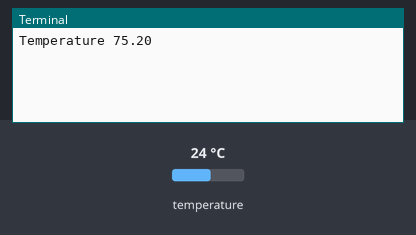
This program was run on a simulated Raspberry Pi (BCM pin numbers). Shown: the last lines printed to the terminal. The test bench sets the inputs (shaded band); at power-on: temperature 24 °C.

Above: at 1.2 s.
1.3 s: temperature set to 12 °C
At 3.4 s:
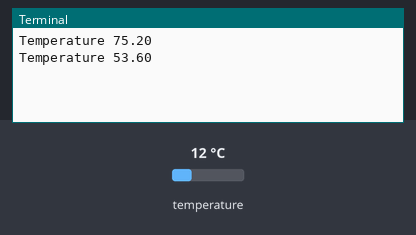
3.8 s: temperature set to 19 °C
At 5.3 s:
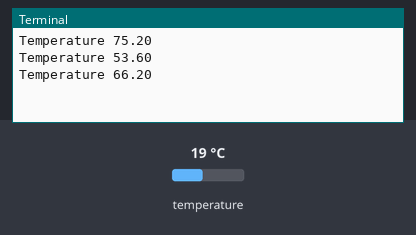
Timing chart, 0 to 6.8 s (numbered marks = the images above; inputs shaded):
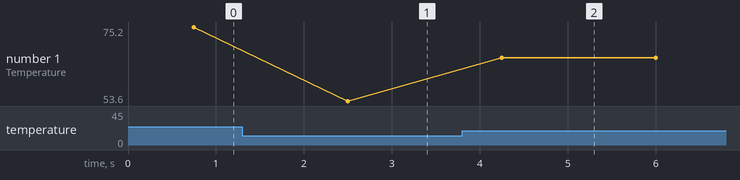

Measured:
- after the input at 1.3 s, the terminal: prints a new line after 1.2 s (image 1)
- after the input at 3.8 s, the terminal: prints a new line after 0.45 s (image 2)
- plotted number 1: 75.2 → 53.6 after the input at 1.3 s, 53.6 → 66.2 after the input at 3.8 s

The program:

temperature.py
```python
#!/usr/bin/env python

from w1thermsensor import W1ThermSensor
from time import sleep

sensor = W1ThermSensor()

while True:

    temperature = sensor.get_temperature(W1ThermSensor.DEGREES_F)
    print('Temperature %0.2f' % temperature)

    sleep(1)
```
